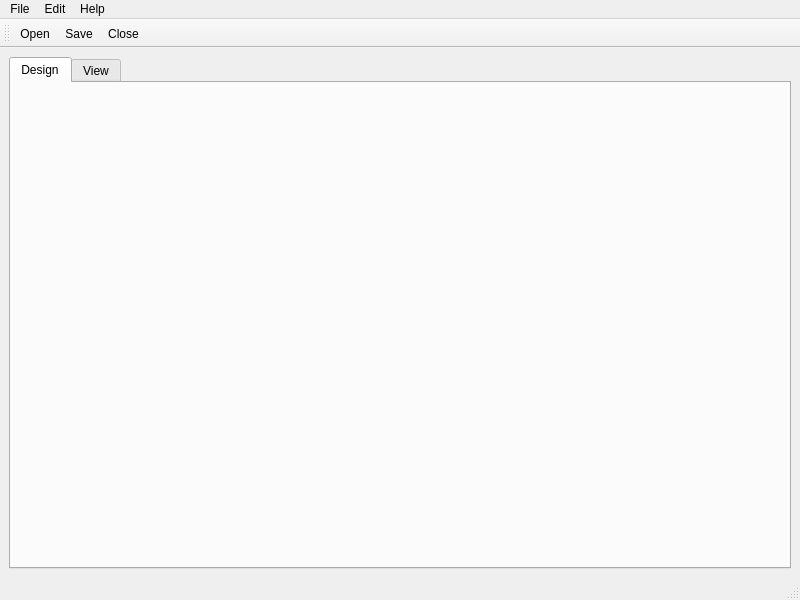
<?xml version="1.0" encoding="UTF-8"?>
<ui version="4.0">
 <class>EDCWindow</class>
 <widget class="QMainWindow" name="EDCWindow">
  <property name="geometry">
   <rect>
    <x>0</x>
    <y>0</y>
    <width>800</width>
    <height>600</height>
   </rect>
  </property>
  <property name="windowTitle">
   <string>MainWindow</string>
  </property>
  <widget class="QWidget" name="centralwidget">
   <layout class="QGridLayout" name="gridLayout">
    <item row="0" column="0">
     <widget class="QTabWidget" name="tabWidget">
      <property name="currentIndex">
       <number>0</number>
      </property>
      <widget class="QWidget" name="tab">
       <attribute name="title">
        <string>Design</string>
       </attribute>
       <layout class="QGridLayout" name="gridLayout_3">
        <item row="0" column="0">
         <widget class="EDCWidget" name="widget" native="true"/>
        </item>
       </layout>
      </widget>
      <widget class="QWidget" name="tab_2">
       <attribute name="title">
        <string>View</string>
       </attribute>
       <layout class="QGridLayout" name="gridLayout_2"/>
      </widget>
     </widget>
    </item>
   </layout>
  </widget>
  <widget class="QMenuBar" name="menubar">
   <property name="geometry">
    <rect>
     <x>0</x>
     <y>0</y>
     <width>800</width>
     <height>22</height>
    </rect>
   </property>
   <widget class="QMenu" name="menuFile">
    <property name="title">
     <string>File</string>
    </property>
    <addaction name="actionOpen"/>
    <addaction name="actionSave"/>
    <addaction name="actionClose"/>
   </widget>
   <widget class="QMenu" name="menuEdit">
    <property name="title">
     <string>Edit</string>
    </property>
    <addaction name="actionCopy"/>
    <addaction name="actionPaster"/>
   </widget>
   <widget class="QMenu" name="menuHelp">
    <property name="title">
     <string>Help</string>
    </property>
    <addaction name="actionQt"/>
    <addaction name="actionMe"/>
   </widget>
   <addaction name="menuFile"/>
   <addaction name="menuEdit"/>
   <addaction name="menuHelp"/>
  </widget>
  <widget class="QStatusBar" name="statusbar"/>
  <widget class="QToolBar" name="toolBar">
   <property name="windowTitle">
    <string>toolBar</string>
   </property>
   <attribute name="toolBarArea">
    <enum>TopToolBarArea</enum>
   </attribute>
   <attribute name="toolBarBreak">
    <bool>false</bool>
   </attribute>
   <addaction name="actionOpen"/>
   <addaction name="actionSave"/>
   <addaction name="actionClose"/>
  </widget>
  <action name="actionOpen">
   <property name="text">
    <string>Open</string>
   </property>
  </action>
  <action name="actionSave">
   <property name="text">
    <string>Save</string>
   </property>
  </action>
  <action name="actionClose">
   <property name="text">
    <string>Close</string>
   </property>
  </action>
  <action name="actionCopy">
   <property name="text">
    <string>Copy</string>
   </property>
  </action>
  <action name="actionPaster">
   <property name="text">
    <string>Paster</string>
   </property>
  </action>
  <action name="actionQt">
   <property name="text">
    <string>Qt</string>
   </property>
  </action>
  <action name="actionMe">
   <property name="text">
    <string>Me</string>
   </property>
  </action>
 </widget>
 <customwidgets>
  <customwidget>
   <class>EDCWidget</class>
   <extends>QWidget</extends>
   <header>edcwidget.h</header>
   <container>1</container>
  </customwidget>
 </customwidgets>
 <resources/>
 <connections/>
</ui>
